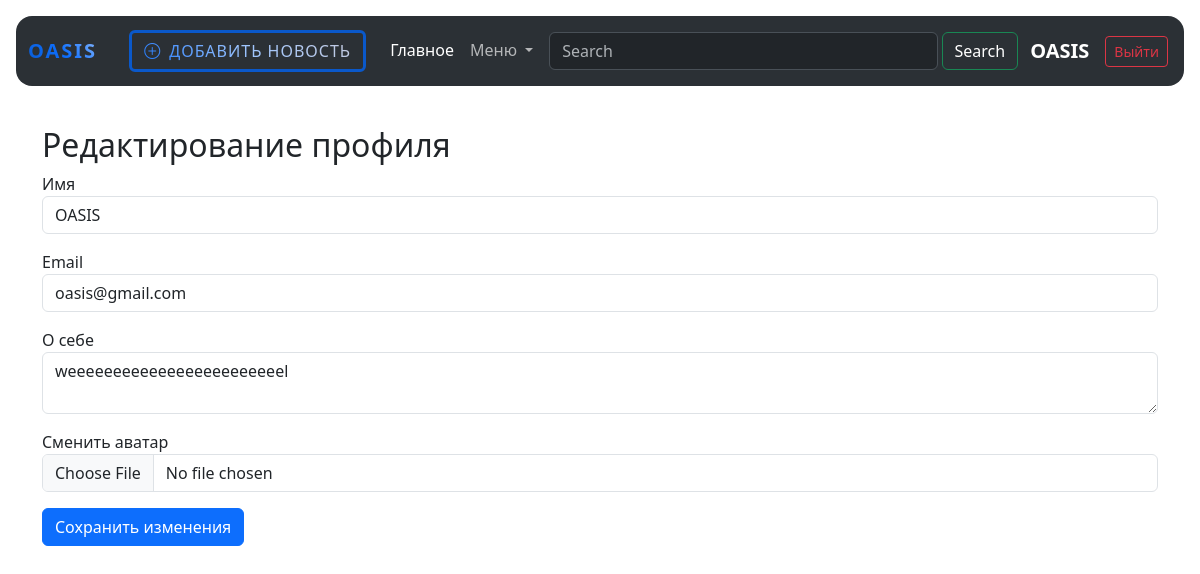
The page /edit_profile (signed in) on the database as committed earlier.
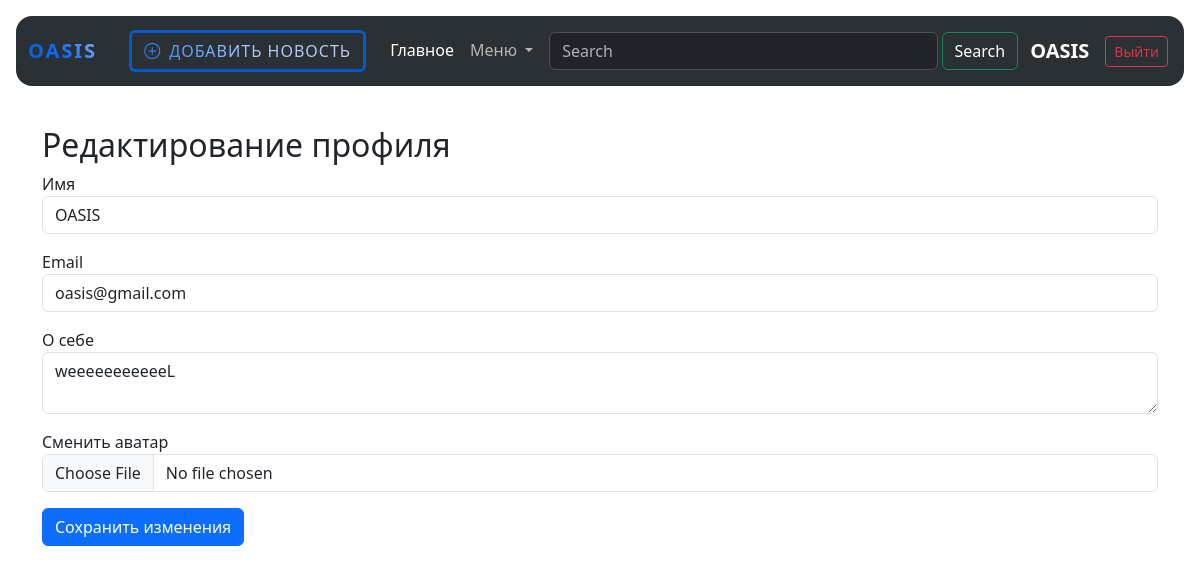
The same page on the database as committed later.
### data/users.py (models this page shows, shortened)
class User(SqlAlchemyBase, UserMixin):
    __tablename__ = 'users'
    id = sqlalchemy.Column(sqlalchemy.Integer, primary_key=True, autoincrement=True)
    name = sqlalchemy.Column(sqlalchemy.String, nullable=True)
    about = sqlalchemy.Column(sqlalchemy.String, nullable=True)
    email = sqlalchemy.Column(sqlalchemy.String, index=True, unique=True, nullable=True)
    hashed_password = sqlalchemy.Column(sqlalchemy.String, nullable=True)
    created_date = sqlalchemy.Column(sqlalchemy.DateTime, default=datetime.datetime.now)
    file = sqlalchemy.Column(sqlalchemy.String, nullable=True)
    news = orm.relationship("News", back_populates='user')

### main.py (the view)
@app.route('/edit_profile', methods=['GET', 'POST'])
@login_required
def edit_profile():
    form = EditProfileForm()
    if form.validate_on_submit():
        db_sess = db_session.create_session()
        user = db_sess.query(User).filter(User.id == current_user.id).first()
        if form.file.data:
            file = form.file.data
            filename = secure_filename(file.filename)
            file.save(os.path.join(app.config['UPLOAD_FOLDER'], filename))
            user.file = filename  # Меняем данные у найденного объекта user
        user.name = form.name.data
        user.email = form.email.data
        user.about = form.about.data
        db_sess.commit()  # Теперь commit увидит изменения в объекте user
        flash('Профиль обновлен!')
        return redirect(f'/profile/{user.id}')
    elif request.method == 'GET':
        form.name.data = current_user.name
        form.email.data = current_user.email
        form.about.data = current_user.about
    return render_template('edit_profile.html', title='Редактирование профиля', form=form)

### forms/edit_profile.py
class EditProfileForm(FlaskForm):
    name = StringField('Имя', validators=[DataRequired()])
    email = StringField('Email', validators=[DataRequired()])
    about = TextAreaField('О себе')
    file = FileField('Сменить аватар', validators=[FileAllowed(['jpg', 'png', 'jpeg', 'gif'])])
    submit = SubmitField('Сохранить изменения')

### data/db_session.py (called while the page is built)
def create_session() -> Session:
    global __factory
    return __factory()

### main.py (called while the page is built)
@login_manager.user_loader
def load_user(user_id):
    db_sess = db_session.create_session()
    user = db_sess.get(User, user_id)
    return user

### templates/edit_profile.html (shortened to what this page needs)
{% extends "base.html" %}
{% block content %}
<div class="container mt-4">
    <h2>Редактирование профиля</h2>
    <form action="" method="post" enctype="multipart/form-data">
        <div class="mb-3">{{ form.name.label }}<br>{{ form.name(class="form-control") }}</div>
        <div class="mb-3">{{ form.email.label }}<br>{{ form.email(class="form-control") }}</div>
        <div class="mb-3">{{ form.about.label }}<br>{{ form.about(class="form-control") }}</div>
        <div class="mb-3">{{ form.file.label }}<br>{{ form.file(class="form-control") }}</div>
        <p>{{ form.submit(class="btn btn-primary") }}</p>
    </form>
</div>
{% endblock %}

### templates/base.html (shortened to what this page needs)
<!DOCTYPE html>
<html lang="en">
<head>
    <link href="https://cdn.jsdelivr.net/npm/bootstrap@5.3.8/dist/css/bootstrap.min.css" rel="stylesheet"
>
    <link rel="stylesheet" href="https://cdn.jsdelivr.net/npm/bootstrap-icons@1.11.3/font/bootstrap-icons.min.css">
</head>
<body>
<header>
    <div class="container-fluid p-3" data-bs-theme="dark">
        <nav class="navbar navbar-expand-lg bg-body-tertiary rounded-4">
            <div class="container-fluid">
                <a class="navbar-brand" href="/">Oasis</a>
                <div class="collapse navbar-collapse" id="navbarSupportedContent">
                    {% if current_user.is_authenticated %}
                    <ul class="navbar-nav me-auto mb-2 mb-lg-0">
                        <li class="nav-item d-flex align-items-center mx-3">
                            <a href="/news" class="btn btn-custom-add">
                                <i class="bi bi-plus-circle"></i> Добавить новость
                            </a>
                        </li>
                        <li class="nav-item">
                            <a class="nav-link active" aria-current="page" href="/">Главное</a>
                        </li>
                        <li class="nav-item dropdown">
                            <a class="nav-link dropdown-toggle" href="#" role="button" data-bs-toggle="dropdown"
                               aria-expanded="false">
                                Меню
                            </a>
                        </li>
                    </ul>
                    <form class="d-flex flex-grow-1 p-2" role="search">
                        <input class="form-control me-1" type="search" placeholder="Search" aria-label="Search"/>
                        <button class="btn btn-outline-success text-white" type="submit">Search</button>
                    </form>
                    <ul class="navbar-nav ms-auto p-1 align-items-center">
                        <li class="nav-item d-flex align-items-center">
                            <a href="/profile/{{ current_user.id }}"
                               class="text-decoration-none text-white fs-5 fw-semibold me-3">
                                {{ current_user.name }}
                            </a>
                            <a href="/logout" class="btn btn-sm btn-outline-danger">Выйти</a>
                        </li>
                    </ul>
                    {% endif %}
                </div>
            </div>
        </nav>
    </div>
</header>
{% block content %}{% endblock %}
</body>
</html>

Rows that differ between the two databases and show on the page:
changed User "OASIS": about "weeeeeeeeeeeeeeeeeeeeeeeel" → "weeeeeeeeeeeL"
